Frame 1 (no input): blank canvas, image omitted
Frame 60 (no input): blank canvas, image omitted
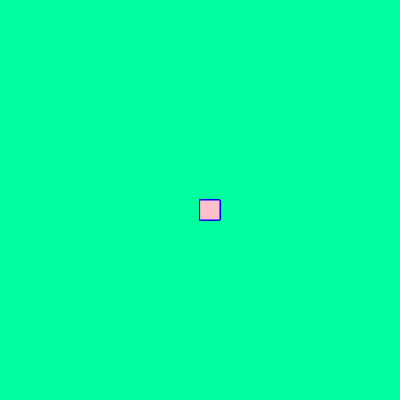
Frame 120 (the mouse pressed at the canvas centre since frame 60)

The p5.js sketch whose frames 1 and 60 were blank and that drew this single picture after the mouse press (run headless with seeded random() and noise() and a simulated clock; from frame 60 on, the mouse is pressed at the canvas centre):

// p5.js sketch
// ── sketch.js
function setup() {
    createCanvas(400, 400);
  background("rgb(0,255,158)");
  }
  
  function draw() {
    stroke('blue')
    fill("pink")
  
    if(mouseIsPressed)  {
       rect(mouseX, mouseY, 20, 20);
    }
  }
